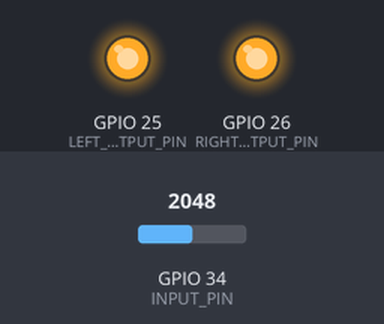
The sketch below on a simulated ESP32. Parts: output pins drawn as LEDs (lit = HIGH). The test bench sets the inputs (shaded band); at power-on: GPIO 34 (INPUT_PIN) = 2048.

Above: at 1.2 s.
1.3 s: GPIO 34 (INPUT_PIN) set to 387
2.8 s: GPIO 34 (INPUT_PIN) set to 337
4.3 s: GPIO 34 (INPUT_PIN) set to 209
5.8 s: GPIO 34 (INPUT_PIN) set to 184
At 6.96 s:
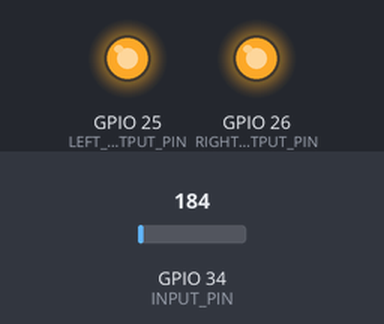
8.7 s: GPIO 34 (INPUT_PIN) set to 0
At 10.3 s:
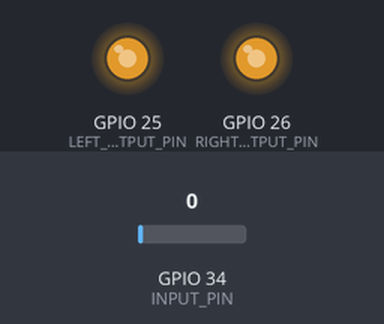
11.7 s: GPIO 34 (INPUT_PIN) set to 491
Timing chart, 0 to 14.2 s (numbered marks = the images above; inputs shaded):
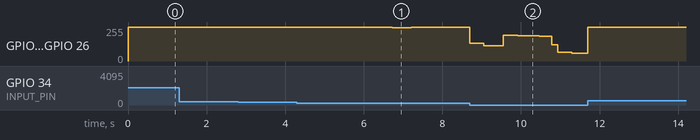

Measured:
- after the input at 1.3 s, every drawn part: stays the same
- after the input at 2.8 s, every drawn part: stays the same
- after the input at 4.3 s, every drawn part: stays the same
- after the input at 5.8 s, GPIO 25 (LEFT_OUTPUT_PIN), GPIO 26 (RIGHT_OUTPUT_PIN): 255/255 → 249/255 after 0.92 s, → 255/255 0.49 s later

The sketch:

esp32_delay_v1.ino
```cpp
//esp32_delay_v1
//author:Andre Simao

// Inclui as bibliotecas necessárias
#include <Arduino.h>
#include <driver/dac.h>

// Define os pinos utilizados para entrada e saída
#define INPUT_PIN 34
#define LEFT_OUTPUT_PIN 25
#define RIGHT_OUTPUT_PIN 26

// Define as constantes utilizadas para o efeito de delay
#define BUFFER_SIZE 2048
#define DELAY_TIME 2000
#define DELAY_FEEDBACK 0.5
#define DELAY_MIX 0.3

// Declara as variáveis utilizadas pelo efeito de delay
int16_t buffer[BUFFER_SIZE];
int bufferIndex = 0;

// Inicializa o DAC para a saída de áudio
void setupAudio() {
  dac_output_enable(DAC_CHANNEL_1);
  dac_output_enable(DAC_CHANNEL_2);
}

// Função para aplicar o efeito de delay ao sinal de entrada
void applyDelay(int16_t *input, int16_t *output, int numSamples) {
  for (int i = 0; i < numSamples; i++) {
    // Salva o sinal de entrada no buffer
    buffer[bufferIndex] = input[i];

    // Aplica o efeito de delay com feedback ao sinal
    int16_t delayed = buffer[(bufferIndex + BUFFER_SIZE - DELAY_TIME) % BUFFER_SIZE];
    buffer[bufferIndex] = input[i] + delayed * DELAY_FEEDBACK;

    // Mistura o sinal do efeito de delay com o sinal original
    int16_t mixed = input[i] * (1 - DELAY_MIX) + delayed * DELAY_MIX;

    // Salva o sinal processado no buffer de saída
    output[i] = mixed;

    // Incrementa o índice do buffer circular
    bufferIndex = (bufferIndex + 1) % BUFFER_SIZE;
  }
}

// Configuração inicial do programa
void setup() {
  // Inicializa a comunicação serial para depuração
  Serial.begin(115200);

  // Inicializa o DAC para a saída de áudio
  setupAudio();
}

// Loop principal do programa
void loop() {
  // Lê o valor atual da entrada analógica
  int16_t inputSample = analogRead(INPUT_PIN);

  // Cria um buffer de entrada e de saída para o efeito de delay
  int16_t inputBuffer[1] = { inputSample };
  int16_t outputBuffer[1];

  // Aplica o efeito de delay ao buffer de entrada
  applyDelay(inputBuffer, outputBuffer, 1);

  // Escreve o valor processado nos canais de saída
  dac_output_voltage(DAC_CHANNEL_1, outputBuffer[0]);
  dac_output_voltage(DAC_CHANNEL_2, outputBuffer[0]);

  // Espera um curto período antes de ler o próximo valor da entrada
  delayMicroseconds(100);
}
```
